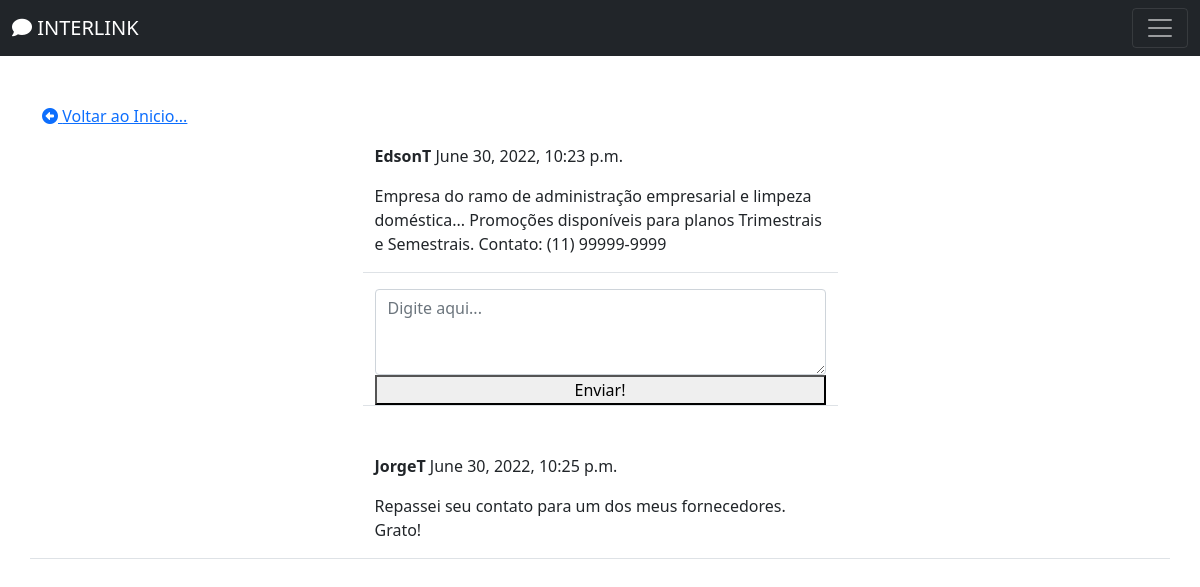
The app's page /social/post/12 (signed in) with its own data.
### social/models.py (models this page shows)
class Post(models.Model):
    body = models.TextField()
    created_on = models.DateTimeField(default=timezone.now)
    author = models.ForeignKey(User, on_delete=models.CASCADE)

class Comment(models.Model):
    comment = models.TextField()
    created_on = models.DateTimeField(default=timezone.now)
    author = models.ForeignKey(User, on_delete=models.CASCADE)
    post = models.ForeignKey('Post', on_delete=models.CASCADE)

### social/views.py (the view, shortened to what this page needs)
# urls.py: path('post/<int:pk>', PostDetailView.as_view(), name='post-detail'),
class PostDetailView(LoginRequiredMixin, View):
    def get(self, request, pk, *args, **kwargs):
        post = Post.objects.get(pk=pk)
        form = CommentForm()
        comments = Comment.objects.filter(post=post).order_by('-created_on')
        context = {
            'post': post,
            'form': form,
            'comments': comments,
        }
        return render(request, 'social/post_detail.html', context)

### social/forms.py
class CommentForm(forms.ModelForm):
    comment = forms.CharField(
        label='',
        widget=forms.Textarea(attrs={
            'rows': '3',
            'placeholder': 'Digite aqui...'
        })
    )
    class Meta:
        model = Comment
        fields = ['comment']

### social/templates/social/post_detail.html (shortened to what this page needs)
{% extends 'landing/base.html' %}
{% load crispy_forms_tags %}
{% block content %}
<div class="container">
    <div class="row mt-5">
        <div class="col-md-5 col-sm-6">
            <a href="{% url 'post-list' %}" class="btn-grey"><i class="fas fa-arrow-alt-circle-left"></i> Voltar ao Inicio...</a>
        </div>
    </div>
    <div class="row justify-content-center mt-3">
        <div class="col-md-5 col-sm-12 border-bottom">
            <p>
                <strong>{{ post.author }}</strong> {{ post.created_on }}
            </p>
            <p>
                {{ post.body }}
            </p>
        </div>
    </div>
    <div class="row justify-content-center mt-3 mb-5">
        <div class="col-md-5 col-sm-12 border-bottom">
            <form method="POST">
                {{ form | crispy }}
                <div class= "d-grid gap-2">
                    <button class=""btn btn-sucess mt-3">Enviar!</button>
                </div>
        </div>
    </div>
    {% for comment in comments %}
    <div class="row justify-content-center mt-3 mb-5 border-bottom">
        <div class="col-md-5 col-sm-12">
            <p>
                <strong>{{ comment.author }}</strong> {{ comment.created_on }}
            </p>
            <p>{{ comment.comment }}</p>
        </div>
    </div>
    {% endfor %}
</div>
{% endblock content %}

### records on screen
Post: author "EdsonT", created_on "June 30, 2022, 10:23 p.m.", body "Empresa do ramo de administração empresarial e limpeza doméstica... Promoções disponíveis para planos Trimestrais e Semestrais. Contato: (11) 99999-9999"
Comment: author "JorgeT", created_on "June 30, 2022, 10:25 p.m.", comment "Repassei seu contato para um dos meus fornecedores. Grato!"
